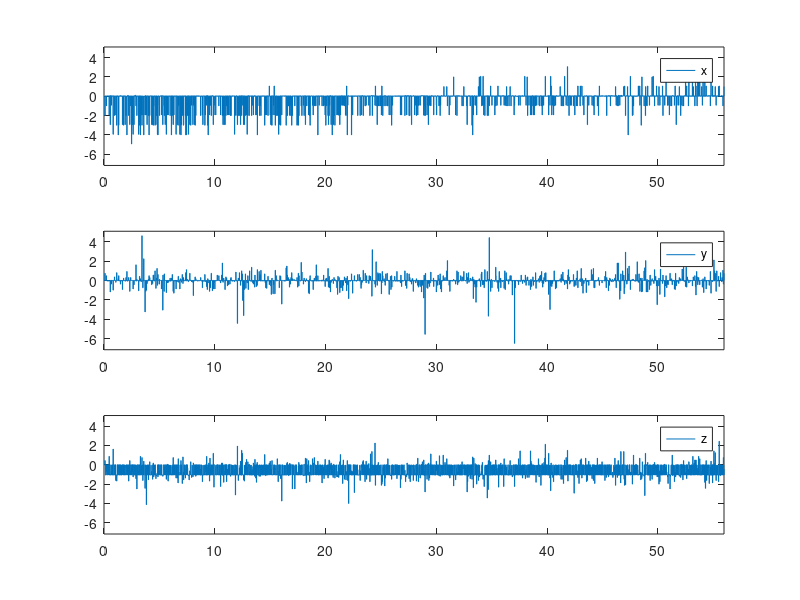
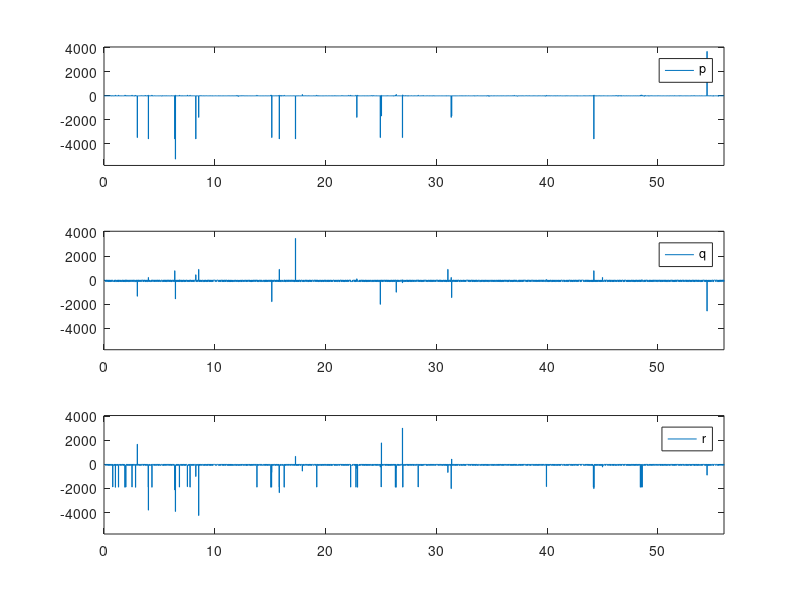
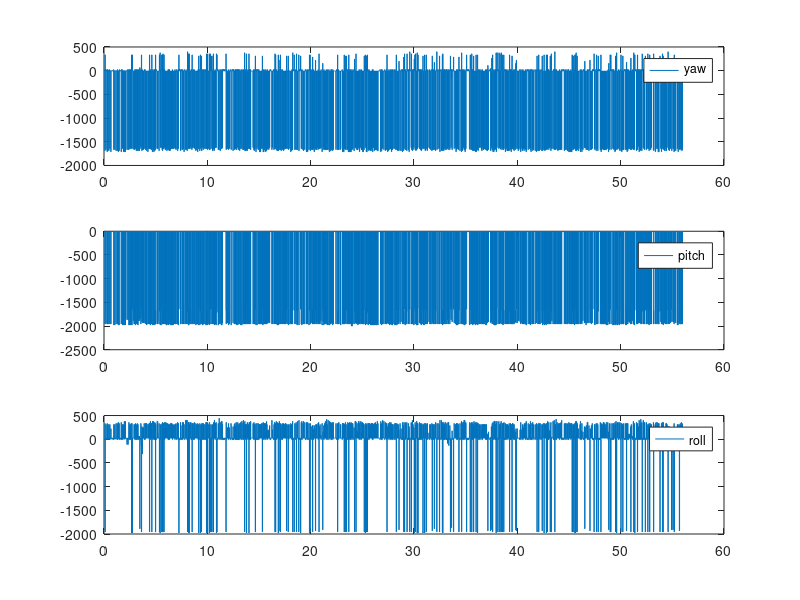
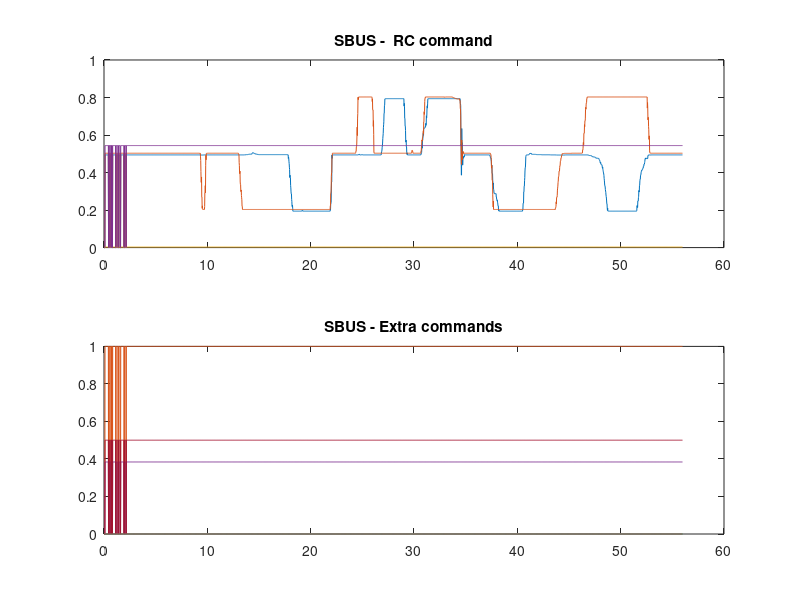

MATLAB code for these plots, in order:
%%
clear; clc; close all;
addpath ../logfiles
load main.mat

%% Extract the data from yout_rt
time = yout_rt.time;
acc= squeeze(yout_rt.signals(1).values);
gyr = squeeze(yout_rt.signals(2).values);
euler = squeeze(yout_rt.signals(3).values);

%% Accelerometer plot
figure('Name','Accelerometer')
ax1=subplot(3,1,1);
stairs(time, acc(1,:))
legend('x')
ax2=subplot(3,1,2);
stairs(time, acc(2,:))
legend('y')
ax3=subplot(3,1,3);
stairs(time, acc(3,:))
legend('z')
linkaxes([ax1 ax2 ax3],'xy')
axis([min(time) max(time) 1.1*min(min(acc(:,:))) 1.1*max(max(acc(:,:)))])

%% Gyro plot
figure('Name','Gyro')
ax1=subplot(3,1,1);
stairs(time, 180/pi()*gyr(1,:))
legend('p')
ax2=subplot(3,1,2);
stairs(time, 180/pi()*gyr(2,:))
legend('q')
ax3=subplot(3,1,3);
stairs(time, 180/pi()*gyr(3,:))
legend('r')
linkaxes([ax1 ax2 ax3],'xy')
axis([min(time) max(time) 1.1*180/pi()*min(min(gyr(:,:))) 1.1*180/pi()*max(max(gyr(:,:)))])

%% Euler angles plot
figure('Name','Euler angles')
ax1=subplot(3,1,1);
stairs(time, 180/pi()*euler(1,:))
legend('yaw')
ax2=subplot(3,1,2);
stairs(time, 180/pi()*euler(2,:))
legend('pitch')
ax3=subplot(3,1,3);
stairs(time, 180/pi()*euler(3,:))
legend('roll')

%% Extract the data from yout_rt
rc= squeeze(yout_rt.signals(7).values);
ext_ctrl = squeeze(yout_rt.signals(8).values);
motor_u = squeeze(yout_rt.signals(10).values);
thrust = (ext_ctrl(1,:) + ext_ctrl(2,:) + ext_ctrl(3,:) + ext_ctrl(4,:))/4; 
u_roll = (ext_ctrl(1,:) - ext_ctrl(2,:) - ext_ctrl(3,:) + ext_ctrl(4,:))/4; 
u_pitch = (ext_ctrl(1,:) + ext_ctrl(2,:) - ext_ctrl(3,:) - ext_ctrl(4,:))/4; 
u_yaw = (-ext_ctrl(1,:) + ext_ctrl(2,:) -ext_ctrl(3,:) +ext_ctrl(4,:))/4; 
%%ACC = fft(iddata(acc', [], 0.02));

%% SBUS commands 
figure('Name', 'SBUS Signals')
ax1=subplot(2,1,1);
plot(time,rc(1:4,:))
title('SBUS -  RC command')
ax2=subplot(2,1,2);
plot(time,rc(5:13,:))
title('SBUS - Extra commands')
linkaxes([ax1 ax2], 'x')

%% Motor signals from Simulink
figure('Name', 'Motor signal')
plot(time, motor_u)

%% PWM reading from ATMega
figure('Name', 'PWM reading')
plot(time, ext_ctrl) 

%%
figure
plot(time, motor_u(3,:))
hold on
plot(time, ext_ctrl)
legend('Throttle RC command', 'Motor 1', 'Motor 2', 'Motor 3', 'Motor 4', 'Location', 'Northwest')


%% Control signals
figure('Name', 'Control Signals')
ax1=subplot(2,2,1);
plot(time, thrust)
title('Collective')
ax2=subplot(2,2,2);
plot(time, u_roll)
title('u_{roll}')
ax3=subplot(2,2,3);
plot(time, u_pitch)
title('u_{pitch}')
ax4=subplot(2,2,4);
plot(time, u_yaw)
title('u_{yaw}')
linkaxes([ax1 ax2 ax3 ax4],'x')

%% Input-Output data
%%figure
%%plot(ACC)

